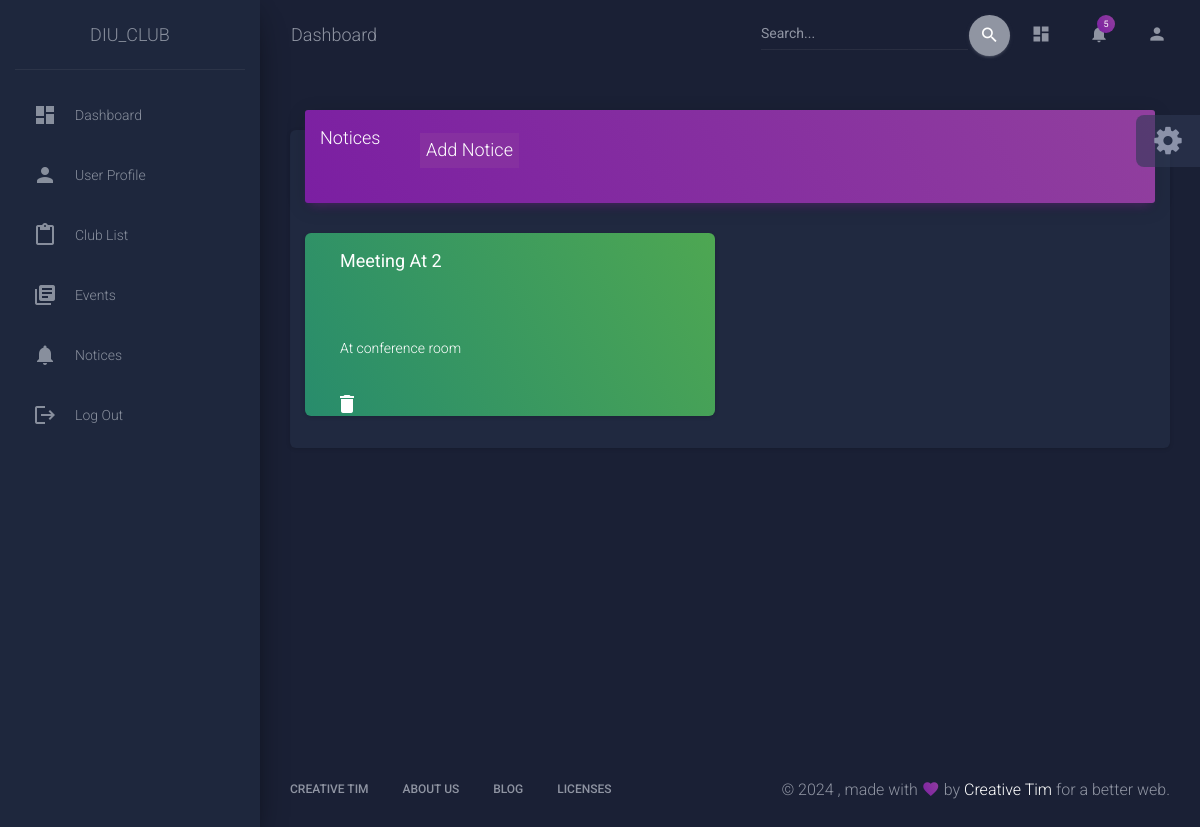
Page /notice (signed in) on the earlier database version.
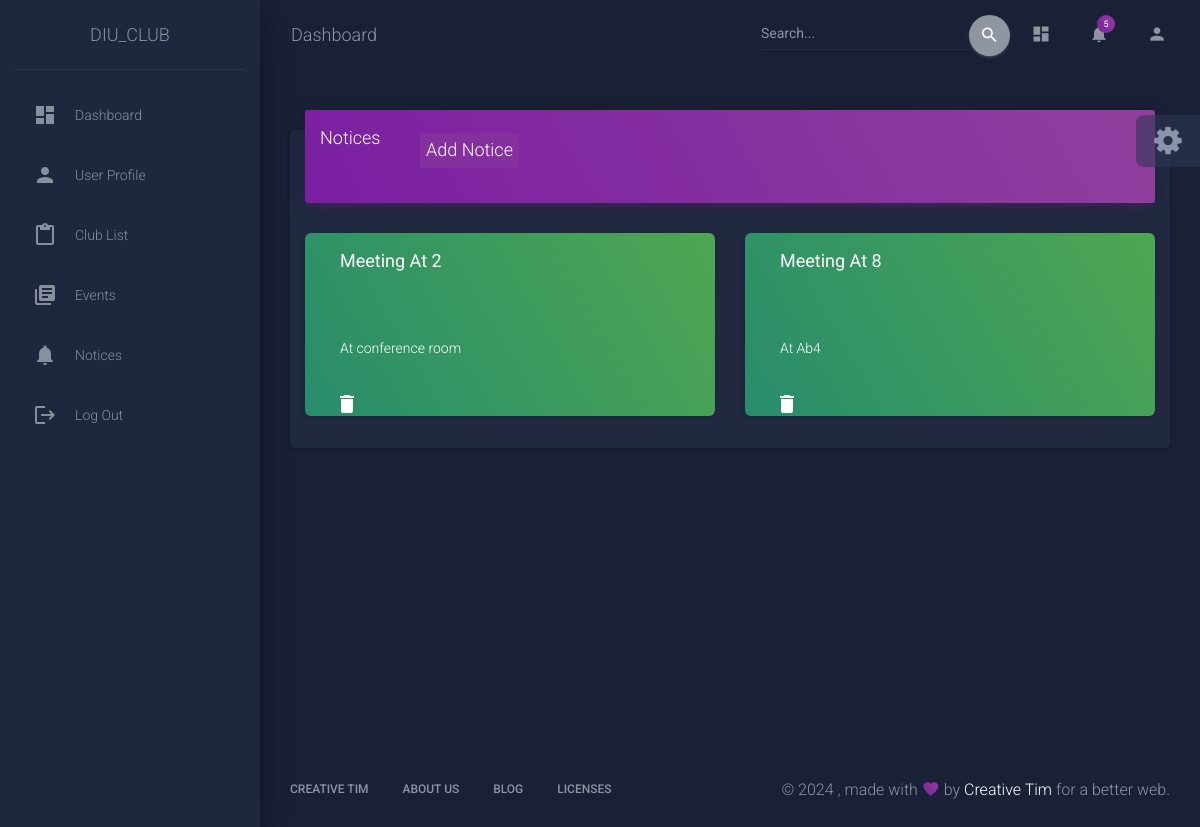
Same page on the later database version.
### Dashboard/models.py (models this page shows, shortened)
class Notice(models.Model):
    title = models.CharField(max_length=50)
    description = models.CharField(max_length=500)

### Dashboard/views.py (the view)
# urls.py: path('notice',views.notice,name='notice'),
@login_required
def notice(request):
    if request.method == 'POST':
        form = NoticeForm(request.POST)
        if form.is_valid():
            form.save()
            return redirect('notice')
        else:
            return render(request,'dashboard/notice.html',{"form":form})
    else:
        form_data = Notice.objects.all()
        form = NoticeForm()
        return render(request, 'dashboard/notice.html',{"form":form,"form_data":form_data})

### Dashboard/forms.py
class NoticeForm(forms.ModelForm):
    class Meta:
        model = Notice
        fields = ['title','description']
        widgets ={
            'title': forms.TextInput(attrs={'class': 'form-control'}),
            'description': forms.TextInput(attrs={'class': 'form-control'}),
        }

### templates/dashboard/notice.html (shortened to what the changed rows need)
   {% load static %}
   <!DOCTYPE html>
   <html lang="en">
      <head>
         <link rel="stylesheet" href="https://maxcdn.bootstrapcdn.com/font-awesome/latest/css/font-awesome.min.css">
         <link href="{% static 'css/assets/demo/demo.css' %}" rel="stylesheet" />
         <link href="{% static 'css/assets/css/material-dashboard.css' %}" rel="stylesheet" />
      </head>
      <body class="dark-edition">
         <div class="wrapper">
            <div class="main-panel">
               <div class="content">
                  <div class="container-fluid">
                    <div class="row">
                      <div class="col-md-12">
                        <div class="card">
                          <div class="container">
                            <div class="row">
                              {% for things in form_data %}
                                <div class="col-6">
                                  <div class="card text-white bg-success col-12">
                                      <h4 class="card-body text-white"><strong> {{ things.title|title }} </strong></h4><br>
                                      <p class="card-body text-white"> {{ things.description }}</p>
                                      {% if user.is_superuser %}
                                       <a class="col-1" href="{% url 'delete' things.id %}">
                                          <i class="material-icons">delete</i>
                                       </a>
                                       {% endif %}
                                  </div>
                                </div>
                              {% endfor %}
                            </div>
                          </div>
                     </div>
                  </div>
               </div>
            </div>
         </div>
         </div>
         </div>
      </body>
   </html>

Differences in the rows shown:
added Notice: title "Meeting At 8", description "At Ab4"
